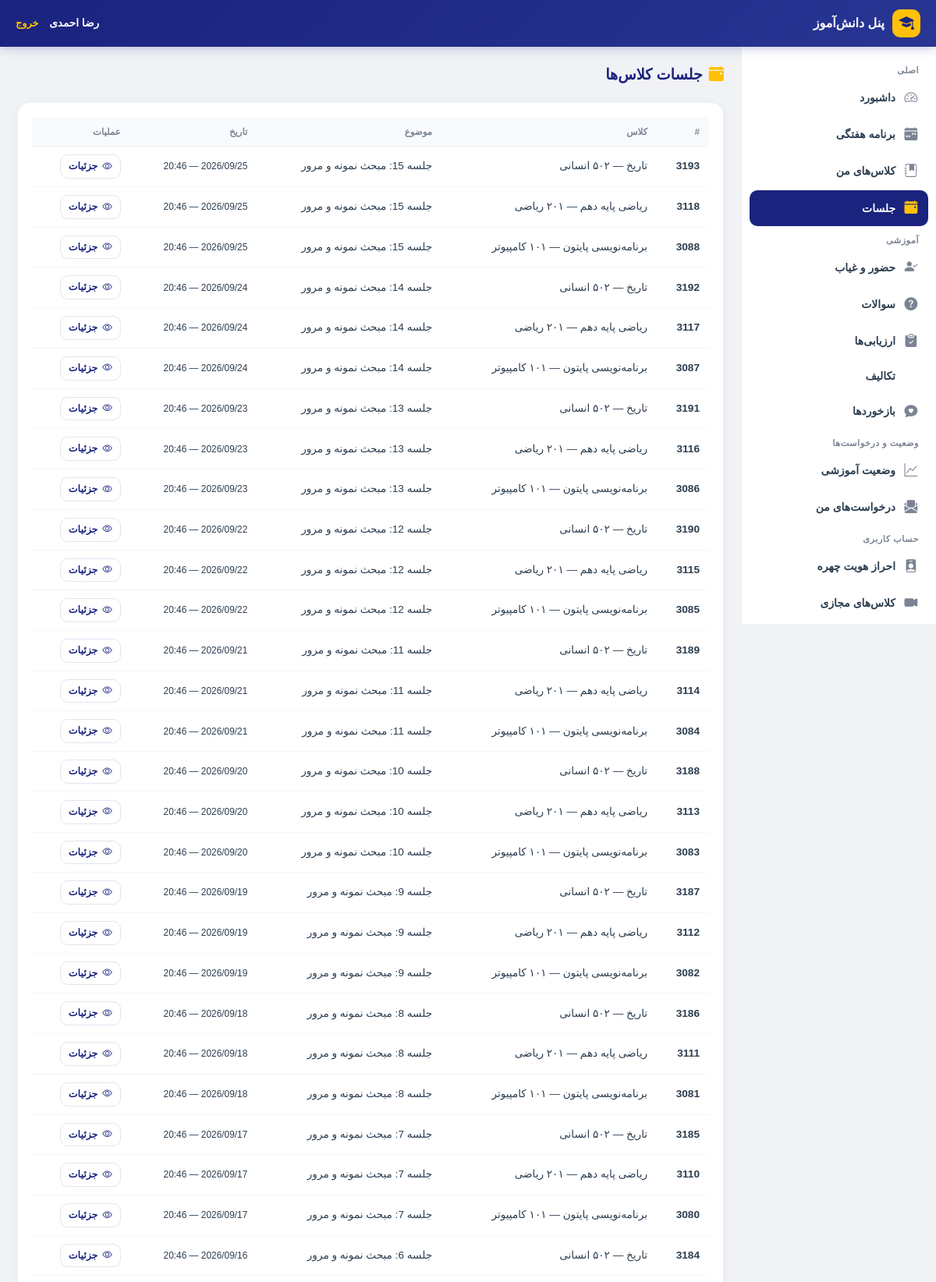
The app's page /student/sessions/ (signed in, upper part) with its own data.
### accounts/models.py (models this page shows, shortened)
class User(AbstractUser):
    ROLE_CHOICES = (
        ('student', 'دانش آموز'),
        ('teacher', 'معلم'),
        ('assistant', 'معاون'),
        ('principal', 'مدیر مدرسه'),
        ('district_admin', 'مسئول منطقه'),
        ('county_admin', 'مسئول شهرستان'),
        ('province_admin', 'مسئول استان'),
        ('country_admin', 'مسئول کشور'),
    )
    role = models.CharField(max_length=20, choices=ROLE_CHOICES, default='student')
    national_id = models.CharField(
        max_length=10, unique=True, null=True, blank=True,
        verbose_name="کد ملی"
    )
    province = models.ForeignKey(
        'national.Province',
        on_delete=models.SET_NULL,
        null=True, blank=True,
        related_name='admin_users',
        verbose_name="استان اختصاصی (برای مسئول استانی)"
    )
    district = models.ForeignKey(
        'national.District',
        on_delete=models.SET_NULL,
        null=True, blank=True,
        related_name='admin_users',
        verbose_name="منطقه اختصاصی (برای مسئول منطقه)"
    )
    class Meta:
        verbose_name = "کاربر"
        verbose_name_plural = "کاربران"

### dashboard/models.py (models this page shows, shortened)
class ClassSession(models.Model):
    classroom = models.ForeignKey(
        Classroom,
        on_delete=models.CASCADE,
        related_name='sessions',
        verbose_name="کلاس"
    )
    session_date = models.DateTimeField(auto_now_add=True, verbose_name="تاریخ جلسه")
    topic = models.CharField(max_length=200, blank=True, null=True, verbose_name="موضوع جلسه")
    class Meta:
        verbose_name = "جلسه کلاس"
        verbose_name_plural = "جلسات کلاس"

class Classroom(models.Model):
    GRADE_CHOICES = (
        ('10', 'دهم'),
        ('11', 'یازدهم'),
        ('12', 'دوازدهم'),
    )
    FIELD_CHOICES = (
        ('computer', 'کامپیوتر'),
        ('electrical', 'برق'),
        ('mechanical', 'مکانیک'),
        ('accounting', 'حسابداری'),
        ('math', 'ریاضی'),
        ('experimental', 'تجربی'),
        ('humanities', 'انسانی'),
    )
    name = models.CharField(max_length=100, verbose_name="نام کلاس")
    subject = models.CharField(max_length=100, verbose_name="درس")
    grade = models.CharField(
        max_length=2,
        choices=GRADE_CHOICES,
        default='10',
        verbose_name="پایه تحصیلی"
    )
    field = models.CharField(
        max_length=20,
        choices=FIELD_CHOICES,
        default='math',
        verbose_name="رشته تحصیلی"
    )
    teacher_name = models.CharField(
        max_length=100,
        verbose_name="نام معلم"
    )
    teacher = models.ForeignKey(
        User,
        on_delete=models.SET_NULL,
        null=True,
        blank=True,
        related_name='taught_classes',
        verbose_name="کاربر معلم (اختیاری)"
    )
    students = models.ManyToManyField(
        User,
        related_name='enrolled_classes',
        blank=True,
        verbose_name="دانش‌آموزان"
    )
    school = models.ForeignKey(
        'national.School',
        on_delete=models.SET_NULL,
        null=True,
        blank=True,
        related_name='classrooms',
        verbose_name="مدرسه"
    )
    created_at = models.DateTimeField(auto_now_add=True)
    class Meta:
        verbose_name = "کلاس"
        verbose_name_plural = "کلاس‌ها"

### student/views.py (the view)
# urls.py: path('sessions/', views.student_sessions, name='sessions'),
@student_required
def student_sessions(request):
    scope = request.student_scope
    sessions = scope.filter_sessions().select_related(
        'classroom'
    ).order_by('-session_date')[:50]
    context = {
        'title': 'جلسات',
        'sessions': sessions,
    }
    return render(request, 'student/sessions.html', context)

### student/scope.py (called while the page is built)
    def filter_sessions(self, qs=None):
        if qs is None:
            qs = ClassSession.objects.all()
        return qs.filter(classroom__students=self.student)

### student/templates/student/sessions.html (shortened to what this page needs)
{% extends 'student/base_student.html' %}
{% block content %}
<div class="s-page-title">
    <i class="bi bi-calendar-event-fill"></i> جلسات کلاس‌ها
</div>
<div class="s-card">
    <div class="s-card-body">
        {% if sessions %}
        <div class="table-responsive">
            <table class="s-table">
                <thead>
                    <tr>
                        <th>#</th>
                        <th>کلاس</th>
                        <th>موضوع</th>
                        <th>تاریخ</th>
                        <th>عملیات</th>
                    </tr>
                </thead>
                <tbody>
                    {% for session in sessions %}
                    <tr>
                        <td><strong>{{ session.id }}</strong></td>
                        <td>{{ session.classroom.subject }} — {{ session.classroom.name }}</td>
                        <td>{{ session.topic|default:"بدون موضوع" }}</td>
                        <td><small>{{ session.session_date|date:"Y/m/d — H:i" }}</small></td>
                        <td>
                            <a href="{% url 'student:session_detail' session.id %}" class="s-btn s-btn-outline s-btn-sm">
                                <i class="bi bi-eye"></i> جزئیات
                            </a>
                        </td>
                    </tr>
                    {% endfor %}
                </tbody>
            </table>
        </div>
        {% else %}
            {% include "student/components/empty_state.html" with icon="bi-calendar-x" title="جلسه‌ای ندارید" message="هنوز جلسه‌ای برای کلاس‌های شما ثبت نشده است." %}
        {% endif %}
    </div>
</div>
{% endblock %}

### student/templates/student/base_student.html (shortened to what this page needs)
<!DOCTYPE html>
<html lang="fa" dir="rtl">
<head>
    <link href="https://cdn.jsdelivr.net/npm/bootstrap@5.3.3/dist/css/bootstrap.rtl.min.css" rel="stylesheet">
    <link rel="stylesheet" href="https://cdn.jsdelivr.net/npm/bootstrap-icons@1.11.3/font/bootstrap-icons.min.css">
    <link href="https://cdn.jsdelivr.net/gh/rastikerdar/vazirmatn@v33.003/Vazirmatn-font-face.css" rel="stylesheet">
</head>
<body>
    <header class="s-header">
        <a href="{% url 'student:dashboard' %}" class="s-header-brand">
            <div class="s-header-icon"><i class="bi bi-mortarboard-fill"></i></div>
            <span class="s-header-title">پنل دانش‌آموز</span>
        </a>
        <div class="s-header-user">
            {{ user.get_full_name|default:user.username }}
            <a href="#" onclick="document.getElementById('student-logout-form').submit(); return false;" style="color:var(--s-secondary);margin-right:10px;font-size:.8rem; text-decoration: none;">خروج</a>
        </div>
    </header>
    <aside class="s-sidebar">
        <div class="s-sidebar-label">اصلی</div>
        <a href="{% url 'student:dashboard' %}" class="s-sidebar-item {% if request.resolver_match.url_name == 'dashboard' %}active{% endif %}">
            <i class="bi bi-speedometer2"></i> داشبورد
        </a>
        <a href="{% url 'student:schedule' %}" class="s-sidebar-item {% if request.resolver_match.url_name == 'schedule' %}active{% endif %}">
            <i class="bi bi-calendar-week-fill"></i> برنامه هفتگی
        </a>
        <a href="{% url 'student:classes' %}" class="s-sidebar-item {% if 'class' in request.resolver_match.url_name %}active{% endif %}">
            <i class="bi bi-journal-bookmark-fill"></i> کلاس‌های من
        </a>
        <a href="{% url 'student:sessions' %}" class="s-sidebar-item {% if 'session' in request.resolver_match.url_name %}active{% endif %}">
            <i class="bi bi-calendar-event-fill"></i> جلسات
        </a>
        <div class="s-sidebar-label">آموزشی</div>
        <a href="{% url 'student:attendance' %}" class="s-sidebar-item {% if 'attendance' in request.resolver_match.url_name %}active{% endif %}">
            <i class="bi bi-person-check-fill"></i> حضور و غیاب
        </a>
        <a href="{% url 'student:questions' %}" class="s-sidebar-item {% if 'question' in request.resolver_match.url_name %}active{% endif %}">
            <i class="bi bi-question-circle-fill"></i> سوالات
        </a>
        <a href="{% url 'student:assessments' %}" class="s-sidebar-item {% if 'assessment' in request.resolver_match.url_name %}active{% endif %}">
            <i class="bi bi-clipboard-check-fill"></i> ارزیابی‌ها
        </a>
        <a href="{% url 'student:homeworks' %}" class="s-sidebar-item {% if 'homework' in request.resolver_match.url_name %}active{% endif %}">
             تکالیف
        </a>
        <a href="{% url 'student:feedback' %}" class="s-sidebar-item {% if 'feedback' in request.resolver_match.url_name %}active{% endif %}">
            <i class="bi bi-chat-heart-fill"></i> بازخوردها
        </a>
        <div class="s-sidebar-label">وضعیت و درخواست‌ها</div>
        <a href="{% url 'student:status' %}" class="s-sidebar-item {% if 'status' in request.resolver_match.url_name %}active{% endif %}">
            <i class="bi bi-graph-up"></i> وضعیت آموزشی
        </a>
        <a href="{% url 'student:requests' %}" class="s-sidebar-item {% if 'request' in request.resolver_match.url_name %}active{% endif %}">
            <i class="bi bi-envelope-paper-fill"></i> درخواست‌های من
        </a>
        <div class="s-sidebar-label">حساب کاربری</div>
        <a href="{% url 'student:face' %}" class="s-sidebar-item {% if 'face' in request.resolver_match.url_name %}active{% endif %}">
            <i class="bi bi-person-badge-fill"></i> احراز هویت چهره
        </a>
        <a href="{% url 'student:virtual_classes' %}" class="s-sidebar-item {% if 'virtual' in request.resolver_match.url_name %}active{% endif %}">
            <i class="bi bi-camera-video-fill"></i> کلاس‌های مجازی
        </a>
        <a href="{% url 'student:profile' %}" class="s-sidebar-item {% if 'profile' in request.resolver_match.url_name %}active{% endif %}">
        </a>
    </aside>
    <main class="s-main">
        {% block content %}{% endblock %}
    </main>
</body>
</html>

### student/templates/student/base_student.html (style rules this page uses)
:root { --s-primary: #1a237e; --s-primary-light: #283593; --s-secondary: #ffc107; --s-success: #16a34a; --s-danger: #dc2626; --s-warning: #d97706; --s-info: #0284c7; --s-purple: #7c3aed; --s-text: #2c3e50; --s-muted: #7b8494; --s-bg: #f0f2f5; --s-card: #ffffff; --s-border: #edf1f8; --s-shadow: 0 4px 12px rgba(15,23,42,.05); --s-radius: 16px; }
* { margin: 0; padding: 0; box-sizing: border-box; }
body { font-family: 'Vazirmatn', Tahoma, sans-serif; background: var(--s-bg); color: var(--s-text); font-size: 0.92rem; }
.s-header { background: linear-gradient(135deg, var(--s-primary), var(--s-primary-light)); height: 60px; display: flex; align-items: center; padding: 0 20px; position: fixed; top: 0; right: 0; left: 0; z-index: 1000; box-shadow: 0 2px 12px rgba(26,35,126,.25); }
.s-header-brand { display: flex; align-items: center; gap: 10px; color: #fff; text-decoration: none; }
.s-header-icon { width: 36px; height: 36px; background: var(--s-secondary); border-radius: 10px; display: flex; align-items: center; justify-content: center; font-size: 1.2rem; color: var(--s-primary); }
.s-header-title { font-weight: 800; font-size: 1rem; color: #fff; }
.s-header-user { margin-right: auto; color: #fff; font-size: .85rem; font-weight: 600; }
.s-sidebar { position: fixed; top: 60px; right: 0; width: 250px; height: calc(100vh - 60px); background: var(--s-card); border-left: 1px solid var(--s-border); overflow-y: auto; z-index: 999; padding: 14px 10px; }
.s-sidebar-item { display: flex; align-items: center; gap: 10px; padding: 10px 12px; border-radius: 10px; color: var(--s-text); text-decoration: none; font-size: .87rem; font-weight: 600; transition: all .2s; margin-bottom: 2px; }
.s-sidebar-item i { font-size: 1.05rem; width: 20px; text-align: center; color: var(--s-muted); }
.s-sidebar-item.active { background: var(--s-primary); color: #fff; }
.s-sidebar-item.active i { color: var(--s-secondary); }
.s-sidebar-label { font-size: .7rem; font-weight: 800; color: var(--s-muted); padding: 8px 12px 4px; letter-spacing: .5px; }
.s-main { margin-top: 60px; margin-right: 250px; padding: 22px; min-height: calc(100vh - 60px); }
.s-card { background: var(--s-card); border-radius: var(--s-radius); border: 1px solid var(--s-border); box-shadow: var(--s-shadow); overflow: hidden; margin-bottom: 18px; }
.s-card-body { padding: 18px; }
.s-btn { display: inline-flex; align-items: center; gap: 6px; padding: 8px 16px; border-radius: 10px; font-weight: 700; font-size: .83rem; border: none; cursor: pointer; transition: all .2s; text-decoration: none; }
.s-btn-outline { background: transparent; color: var(--s-primary); border: 1.5px solid #dfe6f2; }
.s-btn-sm { padding: 5px 10px; font-size: .78rem; }
.s-table { width: 100%; border-collapse: separate; border-spacing: 0; }
.s-table thead th { background: #f8fafd; color: var(--s-muted); font-size: .73rem; font-weight: 800; padding: 10px 12px; border-bottom: 1px solid var(--s-border); text-align: right; white-space: nowrap; }
.s-table tbody td { padding: 10px 12px; border-bottom: 1px solid #f3f6fa; font-size: .85rem; vertical-align: middle; }
.s-page-title { font-size: 1.2rem; font-weight: 900; color: var(--s-primary); display: flex; align-items: center; gap: 8px; margin-bottom: 20px; }
.s-page-title i { color: var(--s-secondary); }

### records on screen
User: get_full_name "رضا احمدی"
ClassSession: id "3193", classroom.subject "تاریخ", classroom.name "۵۰۲ انسانی", topic "جلسه 15: مبحث نمونه و مرور", session_date "2026/09/25 — 20:46"
ClassSession: id "3118", classroom.subject "ریاضی پایه دهم", classroom.name "۲۰۱ ریاضی", topic "جلسه 15: مبحث نمونه و مرور", session_date "2026/09/25 — 20:46"
ClassSession: id "3088", classroom.subject "برنامه‌نویسی پایتون", classroom.name "۱۰۱ کامپیوتر", topic "جلسه 15: مبحث نمونه و مرور", session_date "2026/09/25 — 20:46"
ClassSession: id "3192", classroom.subject "تاریخ", classroom.name "۵۰۲ انسانی", topic "جلسه 14: مبحث نمونه و مرور", session_date "2026/09/24 — 20:46"
ClassSession: id "3117", classroom.subject "ریاضی پایه دهم", classroom.name "۲۰۱ ریاضی", topic "جلسه 14: مبحث نمونه و مرور", session_date "2026/09/24 — 20:46"
ClassSession: id "3087", classroom.subject "برنامه‌نویسی پایتون", classroom.name "۱۰۱ کامپیوتر", topic "جلسه 14: مبحث نمونه و مرور", session_date "2026/09/24 — 20:46"
ClassSession: id "3191", classroom.subject "تاریخ", classroom.name "۵۰۲ انسانی", topic "جلسه 13: مبحث نمونه و مرور", session_date "2026/09/23 — 20:46"
ClassSession: id "3116", classroom.subject "ریاضی پایه دهم", classroom.name "۲۰۱ ریاضی", topic "جلسه 13: مبحث نمونه و مرور", session_date "2026/09/23 — 20:46"
ClassSession: id "3086", classroom.subject "برنامه‌نویسی پایتون", classroom.name "۱۰۱ کامپیوتر", topic "جلسه 13: مبحث نمونه و مرور", session_date "2026/09/23 — 20:46"
ClassSession: id "3190", classroom.subject "تاریخ", classroom.name "۵۰۲ انسانی", topic "جلسه 12: مبحث نمونه و مرور", session_date "2026/09/22 — 20:46"
ClassSession: id "3115", classroom.subject "ریاضی پایه دهم", classroom.name "۲۰۱ ریاضی", topic "جلسه 12: مبحث نمونه و مرور", session_date "2026/09/22 — 20:46"
ClassSession: id "3085", classroom.subject "برنامه‌نویسی پایتون", classroom.name "۱۰۱ کامپیوتر", topic "جلسه 12: مبحث نمونه و مرور", session_date "2026/09/22 — 20:46"
ClassSession: id "3189", classroom.subject "تاریخ", classroom.name "۵۰۲ انسانی", topic "جلسه 11: مبحث نمونه و مرور", session_date "2026/09/21 — 20:46"
ClassSession: id "3114", classroom.subject "ریاضی پایه دهم", classroom.name "۲۰۱ ریاضی", topic "جلسه 11: مبحث نمونه و مرور", session_date "2026/09/21 — 20:46"
ClassSession: id "3084", classroom.subject "برنامه‌نویسی پایتون", classroom.name "۱۰۱ کامپیوتر", topic "جلسه 11: مبحث نمونه و مرور", session_date "2026/09/21 — 20:46"
ClassSession: id "3188", classroom.subject "تاریخ", classroom.name "۵۰۲ انسانی", topic "جلسه 10: مبحث نمونه و مرور", session_date "2026/09/20 — 20:46"
ClassSession: id "3113", classroom.subject "ریاضی پایه دهم", classroom.name "۲۰۱ ریاضی", topic "جلسه 10: مبحث نمونه و مرور", session_date "2026/09/20 — 20:46"
ClassSession: id "3083", classroom.subject "برنامه‌نویسی پایتون", classroom.name "۱۰۱ کامپیوتر", topic "جلسه 10: مبحث نمونه و مرور", session_date "2026/09/20 — 20:46"
ClassSession: id "3187", classroom.subject "تاریخ", classroom.name "۵۰۲ انسانی", topic "جلسه 9: مبحث نمونه و مرور", session_date "2026/09/19 — 20:46"
ClassSession: id "3112", classroom.subject "ریاضی پایه دهم", classroom.name "۲۰۱ ریاضی", topic "جلسه 9: مبحث نمونه و مرور", session_date "2026/09/19 — 20:46"
ClassSession: id "3082", classroom.subject "برنامه‌نویسی پایتون", classroom.name "۱۰۱ کامپیوتر", topic "جلسه 9: مبحث نمونه و مرور", session_date "2026/09/19 — 20:46"
ClassSession: id "3186", classroom.subject "تاریخ", classroom.name "۵۰۲ انسانی", topic "جلسه 8: مبحث نمونه و مرور", session_date "2026/09/18 — 20:46"
ClassSession: id "3111", classroom.subject "ریاضی پایه دهم", classroom.name "۲۰۱ ریاضی", topic "جلسه 8: مبحث نمونه و مرور", session_date "2026/09/18 — 20:46"
ClassSession: id "3081", classroom.subject "برنامه‌نویسی پایتون", classroom.name "۱۰۱ کامپیوتر", topic "جلسه 8: مبحث نمونه و مرور", session_date "2026/09/18 — 20:46"
ClassSession: id "3185", classroom.subject "تاریخ", classroom.name "۵۰۲ انسانی", topic "جلسه 7: مبحث نمونه و مرور", session_date "2026/09/17 — 20:46"
ClassSession: id "3110", classroom.subject "ریاضی پایه دهم", classroom.name "۲۰۱ ریاضی", topic "جلسه 7: مبحث نمونه و مرور", session_date "2026/09/17 — 20:46"
ClassSession: id "3080", classroom.subject "برنامه‌نویسی پایتون", classroom.name "۱۰۱ کامپیوتر", topic "جلسه 7: مبحث نمونه و مرور", session_date "2026/09/17 — 20:46"
ClassSession: id "3184", classroom.subject "تاریخ", classroom.name "۵۰۲ انسانی", topic "جلسه 6: مبحث نمونه و مرور", session_date "2026/09/16 — 20:46"
